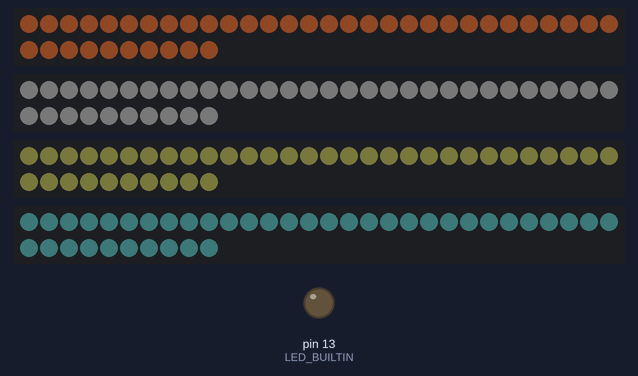
Simulated run of this sketch. Board: Arduino Uno, built with avr-gcc and run on an emulated ATmega328P. Shown: 4 × 40 RGB LEDs in strip order, left to right, continuing on the next row, output pins drawn as LEDs (lit = HIGH). Wiring (inferred from the names in the program): IR receiver: data pin 3. Dim RGB values are drawn brighter than linear; random numbers use the default seed unless the sketch sets one.

Above: at 2.3 s.
At 5.52 s:
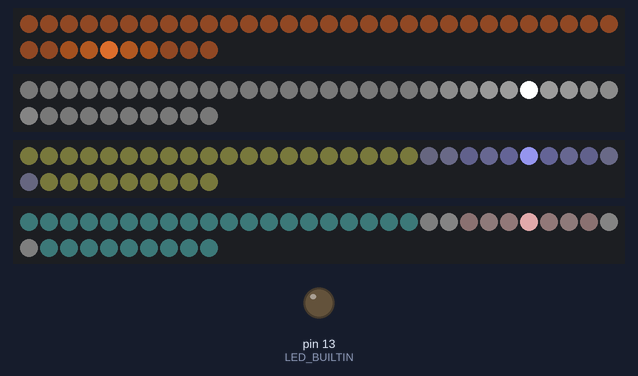
At 9.38 s:
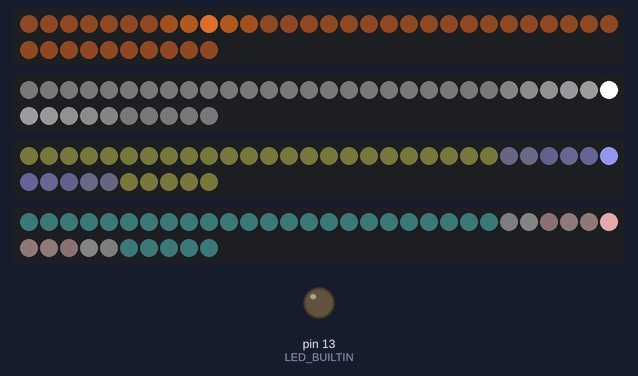
At 19.24 s:
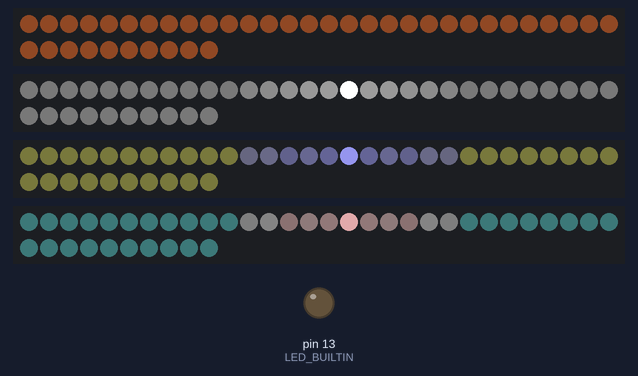
At 26.62 s:
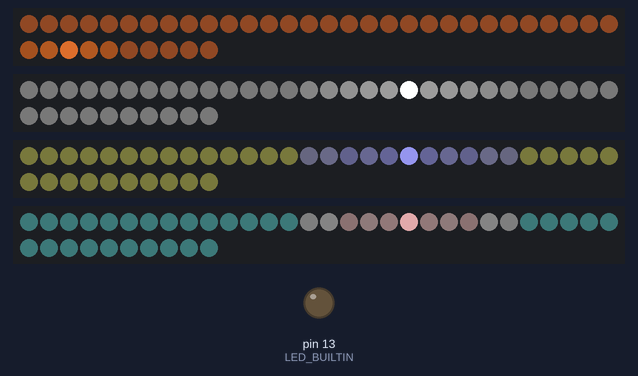
At 36.82 s:
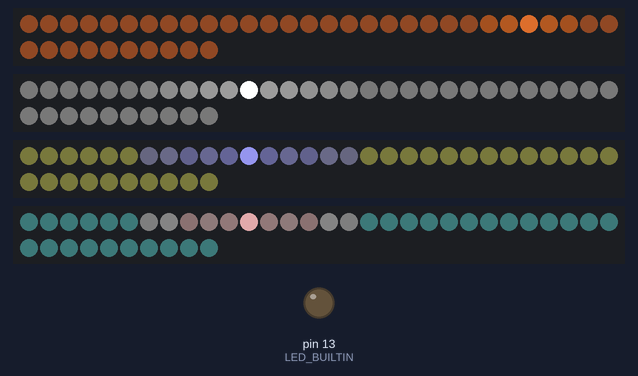

The sketch:

MeteorRain_multi.ino
```cpp
// (licence header left out)
#include <TimerOne.h>
#include <Adafruit_NeoPixel.h>

// Parameter 1 = number of pixels in strip
// Parameter 2 = pin number (most are valid)
// Parameter 3 = pixel type flags, add together as needed:
//   NEO_KHZ800  800 KHz bitstream (most NeoPixel products w/WS2812 LEDs)
//   NEO_KHZ400  400 KHz (classic 'v1' (not v2) FLORA pixels, WS2811 drivers)
//   NEO_GRB     Pixels are wired for GRB bitstream (most NeoPixel products)
//   NEO_RGB     Pixels are wired for RGB bitstream (v1 FLORA pixels, not v2)
typedef struct PixelStrip
{
  Adafruit_NeoPixel strip;
  byte red;
  byte green;
  byte blue;
  byte meteorsize;
  byte speeddelay;
  int16_t currled;
  int16_t numleds;
  int countdown;
  bool endrandom;
  int16_t enddelay;
  int16_t randomenddelaystart;
  int16_t randomenddelayend;
  bool beginrandom;
  int16_t randombegindelaystart;
  int16_t randombegindelayend;
  byte bgred;
  byte bggreen;
  byte bgblue;
  byte fadeinlength;
  byte fadeinstrength;
  byte fadeoutlength;
  byte fadeoutstrength;
  bool reverse;
  int ledGroup;
  bool remoteStart;
  bool remoteAnimation;
} PixelStrip;

/*************************************************************
strip: defines a new LED strip, needs the following parameters: number of LEDs and PIN, leave the NEO_GRB + NEO_KHZ800 as is
red, green, blue: RGB values for strip colour
meteorsize: number of LEDS that the bright meteor will be displayed as
speeddelay: the speed of the meteor
currled: leave at 0, used internally.
numleds: should be exactly like the number of LEDs defined in the strip.
countdown: leave at 0, used internally.
endrandom: if set to true, the next meteor will take a random number between randomenddelaystart and randomenddelayend to start
enddelay: how long it takes to start a new meteor after one finishes->
randomenddelaystart: minimum time taken to start a new meteor
randomenddelayend: maximum time taken to start a new meteor
beginrandom: determines if the first meteor after being switched on will be delayed with a random number between randombegindelaystart and randombegindelayend
randombegindelaystart: minimum time taken to start first meteor
randombegindelayend: maximum time taken to start first meteor
bgred, bggreen, bgblue: background colours for LED strip
fadeinlength: bigger number = number of LEDS for meteor fade-in
fadeinstrength: 0-255 how bright is the fade-in. Bigger number = brighter
fadeoutlength: bigger number = number of LEDS for meteor fade-out
fadeoutstrength: 0-255 how bright is the fade-out. Bigger number = brighter
reverse: set to true to reverse the animation
ledGroup: used to group up different led strips to begin together e.g. strip 1 & 2, strip 3 & 4... Begin from 0
remoteStart: used to determine when to start animation when using remote trigger. Leave as-is
remoteAnimation: used to determine if animation is in progress when using remote trigger. Leave as-is
*************************************************************/

// CONFIGURE-----------------------------
PixelStrip strips[] = {
    // strip            leds  pin                    Red  green blue  meteorsize  speeddelay  currled(0)  numleds countdown(0)  endrandom   enddelay  randomenddelaystart   randomenddelayend   beginrandom   randombegindelaystart   randombegindelayend   bgred   bggreen   bgblue  fadeinlength  fadeinstrength  fadeoutlength fadeoutstrength reverse   ledGroup  remoteStart remoteAnimation
    {Adafruit_NeoPixel(40, 7, NEO_GRB + NEO_KHZ800), 150, 75,   30,   1,          50,         0,          40,     0,            false,      0,        0,                    500,                false,        0,                      5000,                 16,     8,        4,      2,            127,            2,            127,            false,    0,        false,      false},
    {Adafruit_NeoPixel(40, 6, NEO_GRB + NEO_KHZ800), 255, 255,  255,  1,          60,         0,          40,     0,            false,      0,        0,                    500,                false,        0,                      5000,                 2,      2,        2,      5,            32,             5,            32,             false,    1,        false,      false},
    {Adafruit_NeoPixel(40, 5, NEO_GRB + NEO_KHZ800), 125, 125,  200,  1,          60,         0,          40,     0,            false,      0,        0,                    500,                false,        0,                      5000,                 2,      2,        1,      5,            32,             5,            32,             false,    2,        false,      false},
    {Adafruit_NeoPixel(40, 4, NEO_GRB + NEO_KHZ800), 165, 124,  125,  1,          60,         0,          40,     0,            false,      0,        0,                    500,                false,        0,                      5000,                 1,      2,        2,      5,            32,             5,            32,             false,    3,        false,      false},


};

#define WIPESPEED 50 // speed for screen wipe at the beginning
#define REMOTE true  // enable controller trigger
#define REMOTEPIN 3  // controller pin
//------------------------------------------

// DO NOT TOUCH-----------------------------
#define NUMSTRIPS (sizeof(strips) / sizeof(strips[0]))
byte maxGroups = 0;
unsigned long previousTime = 0;  // to measure loop time per millisecond precisely
unsigned long currentTime = 0;  // to keep track of current ms
int currLedGroup = 0;
bool triggered = false; // checks if the current HIGH input in pin has been acted upon, if false`, it will accept next input
unsigned long triggeredTime = 0; // keeps track of the time passed since last trigger
unsigned long triggeredWait = 4; // ms to wait until waiting for next press (to prevent double-triggers)
//------------------------------------------

//PERFORMACE
// unsigned long runsPerSec=0;
// unsigned long prevrun=0;

void setup()
{
  //Serial.begin(115200);
  int max_numleds = 0;
  Timer1.initialize(1000); // set the timer to trigger every 1 millisecond (1000 microseconds)
  Timer1.attachInterrupt(timerIsr); // attach the interrupt service routine (ISR)
  if (REMOTE)
  {
    pinMode(REMOTEPIN, INPUT);
    pinMode(LED_BUILTIN, OUTPUT);
  }
  for (int i = 0; i < NUMSTRIPS; i++)
  {
    if (strips[i].numleds > max_numleds)
      max_numleds = strips[i].numleds;

    if (strips[i].ledGroup > maxGroups)
      maxGroups = strips[i].ledGroup;

  }

  for (int i = 0; i < NUMSTRIPS; i++)
  {
    strips[i].strip.begin();
    strips[i].strip.show(); // Initialize all pixels to 'off'
    setAll(&(strips[i]), 0, 0, 0);
  }

  // perform screen wipe
  for (int i = 0; i < max_numleds; i++)
  {
    screenWipe();
    delay(WIPESPEED);
  }

  // reset led counter
  for (int i = 0; i < NUMSTRIPS; i++)
  {
    strips[i].currled = 0;
  }
  delay(1000);

}

void timerIsr() {
  currentTime++;
}

void screenWipe()
{
  for (int k = 0; k < NUMSTRIPS; k++)
  {
    PixelStrip* s = &strips[k];
    // end of meteor animation
    if (s->currled > s->numleds)
    {
      continue;
    }

    // draw screen
    if ((s->currled <= s->numleds) && (s->currled >= 0))
    {
      if (s->reverse)
        setPixel(&(s->strip), s->numleds - s->currled - 1, s->bgred, s->bggreen, s->bgblue);
      else
        setPixel(&(s->strip), s->currled, s->bgred, s->bggreen, s->bgblue);
    }

    showStrip(&(s->strip));
    s->currled++;
  }
}


void checkPin()
{
  //if(digitalRead(REMOTEPIN) == HIGH)
  //Serial.println(digitalRead(REMOTEPIN));
  if (digitalRead(REMOTEPIN) == HIGH && !triggered && ((unsigned long)(currentTime - triggeredTime) > triggeredWait))
  {

    //Serial.print("Triggered from pin ");
    //Serial.println(REMOTEPIN);

    // The button is pressed, do something!
    triggered = true;
    triggeredTime=currentTime;
    digitalWrite(LED_BUILTIN, HIGH);  // Onboard LED feedback

  }

  if (triggered) //time to reset trigger
  {
    if(currLedGroup > maxGroups) // time to reset loop
    {
      currLedGroup = 0;
    }

    // Serial.print("Triggered from pin ");
    // Serial.print(REMOTEPIN);
    // Serial.print("\t");
    // Serial.println(currLedGroup);
    for (int i = 0; i < NUMSTRIPS; i++)
    {

      if (strips[i].ledGroup == currLedGroup && strips[i].remoteAnimation == false)
      {

        strips[i].remoteStart = true;
      }

    }

    currLedGroup++;
    triggered = false;
    digitalWrite(LED_BUILTIN, LOW);  // Onboard LED feedback

  }

}

void loop()
{
  //currentTime = millis();
  if(REMOTE)
    checkPin();

  if (currentTime - previousTime > 0) // any number other than 0 will stack multiplicatively with the speed modifier
  {

    meteorRain();

    previousTime = currentTime;
  }

  // PERFORMANCE
  // if((unsigned long)(currentTime - prevrun) > resetTimer)
  // {
  //   Serial.println(currentTime - prevrun);
  //   Serial.println(runsPerSec);
  //   prevrun=currentTime;
  //   runsPerSec=0;
  // }
  // runsPerSec++;
}

void printColor(Adafruit_NeoPixel *strip, int ledNo)
{
  int32_t oldColor;
  byte r, g, b;
  int value;

  oldColor = strip->getPixelColor(ledNo);
  r = (oldColor & 0x00ff0000UL) >> 16;
  g = (oldColor & 0x0000ff00UL) >> 8;
  b = (oldColor & 0x000000ffUL);
  Serial.print(r);
  Serial.print(" ");
  Serial.print(g);
  Serial.print(" ");
  Serial.print(b);
  Serial.print("\t");
}


void showStrip(Adafruit_NeoPixel *strip)
{
  strip->show();
}


void setPixel(Adafruit_NeoPixel *strip, int Pixel, byte red, byte green, byte blue)
{
  strip->setPixelColor(Pixel, strip->Color(red, green, blue));
}

void setAll(PixelStrip *strip, byte red, byte green, byte blue)
{
  for (int i = 0; i < strip->numleds; i++)
  {
    setPixel(&(strip->strip), i, red, green, blue);
  }
  showStrip(&(strip->strip));
}

void applyGainStep(Adafruit_NeoPixel *strip, int ledNo, byte bgred, byte bggreen, byte bgblue, byte r, byte g, byte b, byte currStep, byte numSteps, byte str)
{
  byte red = bgred + ((((r - bgred) / (numSteps + 1)) * currStep * str) / 256);
  byte green = bggreen + ((((g - bggreen) / (numSteps + 1)) * currStep * str) / 256);
  byte blue = bgblue + ((((b - bgblue) / (numSteps + 1)) * currStep * str) / 256);

  // if(ledNo == 0)
  // {
  // Serial.print("\t");
  // Serial.print(ledNo);
  // Serial.print(" ");
  // Serial.print(currStep);
  // Serial.print(" ");
  // Serial.print(red);
  // Serial.print(" ");
  // Serial.print(green);
  // Serial.print(" ");
  // Serial.print(blue);
  // }

  strip->setPixelColor(ledNo, red, green, blue);
}


void meteorRain()
{

  for (int k = 0; k < NUMSTRIPS; k++)
  {
    PixelStrip* s = &strips[k];
    // Serial.print(s->currled);
    // Serial.print(" ");
    // Serial.print(s->remoteAnimation);
    // Serial.print(" ");
    // Serial.print(s->remoteStart);
    // Serial.print("  ");
    // Serial.println(s->countdown);

    //Serial.print(currLedGroup);
    //Serial.print(" ");
    //Serial.print(s->remoteAnimation);
    // Serial.print("\t");
    // printColor(&(s->strip),35);
    // Serial.println(" ");
    // end of meteor animation
    if (s->currled > s->numleds + s->fadeinlength + s->fadeoutlength + s->meteorsize)
    {
      s->currled = 0;
      if (REMOTE)
      {
        s->remoteStart = false;
        s->remoteAnimation = false;
        //Serial.println("end start:0, anim:0");

      }
      else
      {
        if (s->endrandom)
        {
          s->countdown = (rand() % (s->randomenddelayend - s->randomenddelaystart + 1)) + s->randomenddelaystart;
        }
        else
        {
          s->countdown = s->enddelay;
        }
      }

      setAll(s, s->bgred, s->bggreen, s->bgblue);
      continue;
    }

    // delay countdown to start new meteor
    if (s->countdown != 0)
    {
      // Serial.println(s->countdown);
      s->countdown--;
      continue;
    }

    // controls for remote
    if (REMOTE)
    {
      if (!s->remoteAnimation && !s->remoteStart) // animation finished and waiting for pin trigger
        continue;

      if (s->remoteAnimation  && s->remoteStart) // pin trigger happened during animation, ignore
      {
        s->remoteStart = false;
        //Serial.println("start:0");
      }

      if (!s->remoteAnimation  && s->remoteStart) // time to start animation!
      {
        //Serial.println(" Starting now!");
        s->remoteAnimation  = true;
        //Serial.println("anim:1");
      }
      // if(s->remoteAnimation  && !s->remoteStart) // normal behaviour during animation
    }

    // beginning of random animation, extend countdown with random ticks
    if (s->beginrandom && s->countdown == 0 && s->currled == 0)
    {
      s->beginrandom = false;
      s->countdown = (rand() % (s->randombegindelayend - s->randombegindelaystart + 1)) + s->randombegindelaystart;
      continue;
    }

    // Serial.print(s->currled);
    // Serial.print(" ");
    // Serial.print(s->red);
    // Serial.print(" ");
    // Serial.print(s->green);
    // Serial.print(" ");
    // Serial.print(s->blue);
    // Serial.print("\t");
    // Serial.print(s->bgred);
    // Serial.print(" ");
    // Serial.print(s->bggreen);
    // Serial.print(" ");
    // Serial.print(s->bgblue);
    // Serial.print(" ");
    // Serial.print(s->reverse?"r":"");
    // Serial.print(" ");
    // Serial.print(s->reverse?s->numleds - s->currled - 1:0);


    // Serial.print(s->red);
    // Serial.print(" ");
    // Serial.print(s->green);
    // Serial.print(" ");
    // Serial.print(s->blue);
    // Serial.println(" ");

    // draw fade-in + meteor
    for (int j = 0; j < s->meteorsize + s->fadeinlength; j++)
    {
      if ((s->currled - j < s->numleds) && (s->currled - j >= 0))
      {
        // Serial.print(s->currled);

        if (j < s->fadeinlength)
        {
          // Serial.print(" gaining RGB ");
          // if(s->reverse)
          //   Serial.print(s->numleds - s->currled - 1 + j);
          // else
          //   Serial.print(s->currled - j);
          // Serial.print(": ");
          if (s->reverse)
            applyGainStep(&(s->strip), s->numleds - s->currled - 1 + j, s->bgred, s->bggreen, s->bgblue, s->red, s->green, s->blue, j + 1, s->fadeinlength , s->fadeinstrength);
          else
            applyGainStep(&(s->strip), s->currled - j, s->bgred, s->bggreen, s->bgblue, s->red, s->green, s->blue, j + 1, s->fadeinlength, s->fadeinstrength);
          // gainToColor(&(s->strip), s->currled - j, 64, s->red, s->green, s->blue);
        }
        else
        {
          if (s->currled - j == 20)
          {
            // Serial.print("\t meteor \t");
            // Serial.print(s->red);
          }
          if (s->reverse)
          {
            // Serial.print(" meteor at ");
            // Serial.print(s->numleds - s->currled + j - 1);
            setPixel(&s->strip, s->numleds - s->currled + j - 1, s->red, s->green, s->blue);
          }
          else
          {
            // Serial.print(" meteor at ");
            // Serial.print(s->currled - j);
            setPixel(&s->strip, s->currled - j, s->red, s->green, s->blue);
          }
          // printColor(&s->strip, s->currled - j);
        }
      }
    }


  //draw fade-out
    for (int j = 0; j <= s->fadeoutlength; j++)
    {

      if ((s->currled - s->meteorsize - s->fadeinlength - j < s->numleds) && (s->currled - s->meteorsize - s->fadeinlength - j >= 0))
      {
        // Serial.print(s->currled);

        if (j < s->fadeoutlength)
        {
          // Serial.print(" losing RGB ");
          // if(s->reverse)
          //   Serial.print(s->numleds - s->currled + s->meteorsize + 1 + j );
          // else
          //   Serial.print(s->currled - s->meteorsize - s->fadeinlength - j );
          // Serial.print(": ");

          if (s->reverse)
            //applyFadeStep(&(s->strip),s->numleds - s->currled + s->meteorsize + 1  + j , s->bgred, s->bggreen, s->bgblue, s->red, s->green, s->blue, j + 1 , s->fadeoutlength, s->fadeoutstrength);
            applyGainStep(&(s->strip), s->numleds - s->currled + s->meteorsize + 1 + j, s->bgred, s->bggreen, s->bgblue, s->red, s->green, s->blue, s->fadeoutlength -j , s->fadeoutlength, s->fadeoutstrength);

          else
            applyGainStep(&(s->strip), s->currled - s->meteorsize - s->fadeinlength - j , s->bgred, s->bggreen, s->bgblue, s->red, s->green, s->blue, s->fadeoutlength -j, s->fadeoutlength, s->fadeoutstrength);
            //applyFadeStep(&(s->strip), s->currled - s->meteorsize - s->fadeinlength - j , s->bgred, s->bggreen, s->bgblue, s->red, s->green, s->blue, j + 1 , s->fadeoutlength, s->fadeoutstrength);

          // gainToColor(&(s->strip), s->currled - j, 64, s->red, s->green, s->blue);
        }
        else
        {
          if (s->reverse)
          {
            // Serial.print(" bg at ");
            // Serial.print(s->numleds - s->currled + s->meteorsize + 1 + j);
            setPixel(&s->strip, s->numleds - s->currled + s->meteorsize + 1 + j, s->bgred, s->bggreen, s->bgblue);
          }

          else
          {
            // Serial.print(" bg at ");
            // Serial.print(s->currled - s->meteorsize - s->fadeinlength - j);
            setPixel(&s->strip, s->currled - s->meteorsize - s->fadeinlength - j, s->bgred, s->bggreen, s->bgblue);

          }
          // printColor(&s->strip, s->currled - j);

        }

      }
    }

    showStrip(&(s->strip));
    s->currled++;
    s->countdown = s->speeddelay;
    // Serial.println("");
  }
  // delay(200);
}
```
